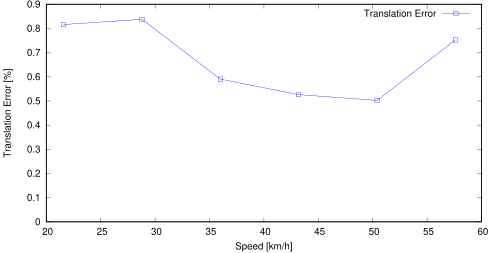

Write gnuplot code to recreate this figure.
set term postscript eps enhanced color
set output "sub06_ts.eps"
set size ratio 0.5
set yrange [0:*]
set xlabel "Speed [km/h]"
set ylabel "Translation Error [%]"
plot "sub06_ts.txt" using ($1*3.6):($2*100) title 'Translation Error' lc rgb "#0000FF" pt 4 w linespoints
